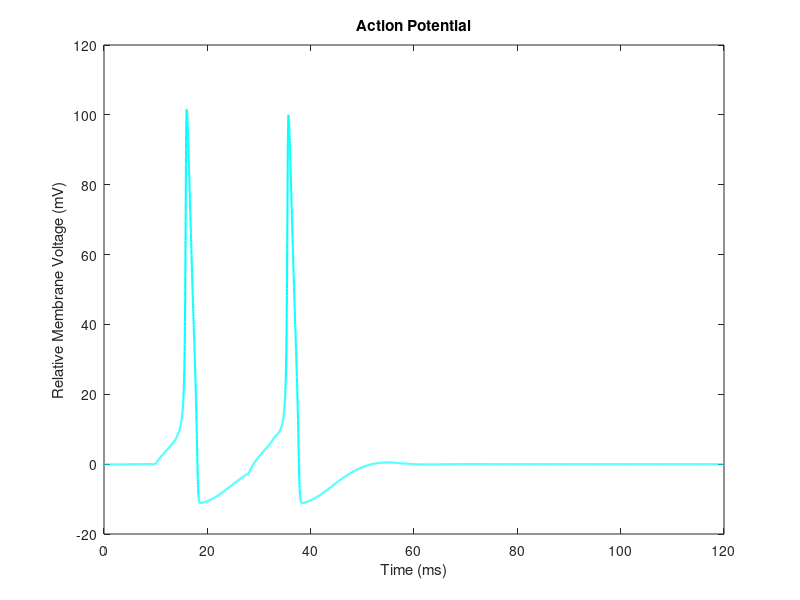
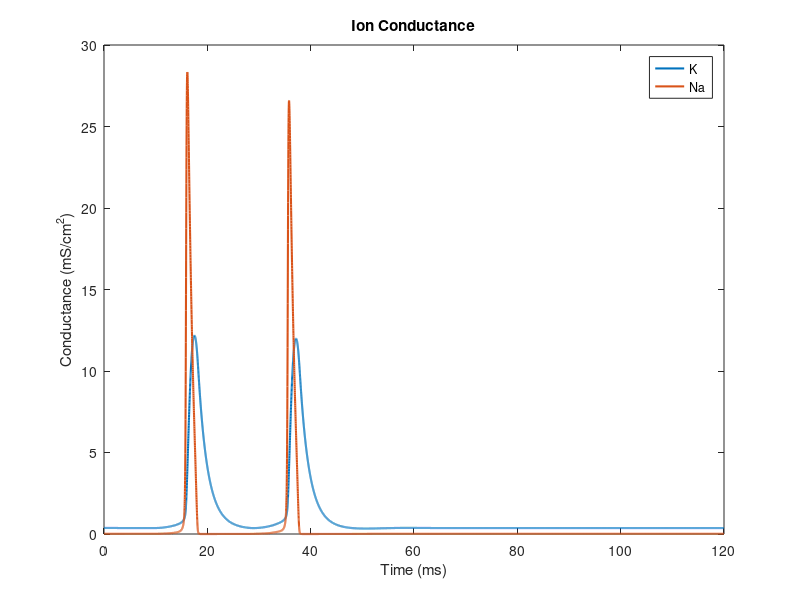
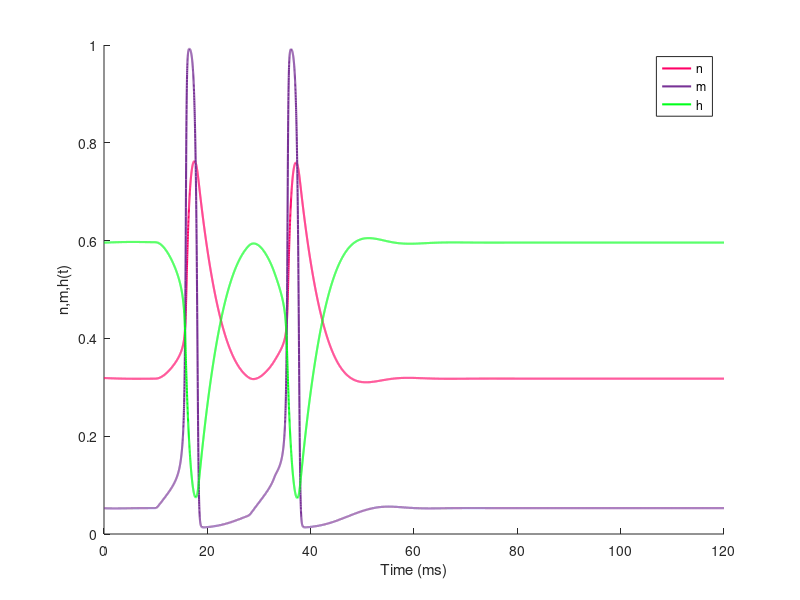

MATLAB code for these plots, in order:
 %% Hodgkin-Huxley model using Euler's method

%This script allows up to two current pulses to be injected into the membrane to excite a response. The widths can be independently set, but the pulses cannot overlap. If pulse 2 is turned on before pulse 1 ends it replaces pulse 1.

%% Parameteres
clc
clear 
close all
%maximal conductances (mS/cm^2); 1=K, 2=Na, 3=leakage;
 g(1)=36; g(2)=120; g(3)=0.3;
 
% membrane capacitance is 1 uF/cm^2
 Cm=1;
 
% battery voltage (mV) relative to resting potential; 1=K, 2=Na; 3=lk
 E(1)=-12; E(2)=115; E(3)=10.613;
 

%% variable initialization
%I_ext is in microamps/cm^2
 I_ext=0; V=-10; x=zeros(1,3); x(3)=1; t_rec=0;
 

%% applied pulses parameters
t_final=120; % t_final sets the time span of the simulation
I_on1=2.5; % I_on1 is the amplitude of pulse 1 in microamps/square cm
I_on2=2.5; % I_on2 is the amplitude of pulse 2 in microamps/square cm
T1=10; T2=28;  %T1=on time for pulse 1, T2=on time for pulse 2
Tw1=5; Tw2=5;  % Tw1 is the width of pulse 1, Tw2 is the width of pulse 2
dt=0.01;  % time step for integration in milliseconds
  
% All times are in milliseconds. If T2>t_final the second pulse is not applied.

%% integration by Euler's method

% computations for t < 0 establish initial conditions at t = 0.

         for t=-30:dt:t_final
             if t==T1; I_ext=I_on1; end %turns on external current at t=T1
             if t==T1+Tw1; I_ext=0; end %turns off external current
             if t==T2; I_ext=I_on2; end %turns on second pulse
             if t==T2+Tw2; I_ext=0; end %turns off second pulse
     
         %alpha parameters in H-H model
         alpha(1)=(10-V)/(100*(exp((10-V)/10)-1));
         alpha(2)=(25-V)/(10*(exp((25-V)/10)-1));
         alpha(3)=0.07*exp(-V/20);
 
        %beta parameters in H-H model
         beta(1)=0.125*exp(-V/80);
         beta(2)=4*exp(-V/18);
         beta(3)=1/(exp((30-V)/10)+1);
 
         %time constants (msec) and asymptotic values
         tau=1./(alpha+beta);
         x_0=alpha.*tau;
    
        %Euler integration
        x=(1-dt./tau).*x + dt./tau.*x_0;
 
         %conductance calculations
        gnmh(1)=g(1)*x(1)^4;
        gnmh(2)=g(2)*x(2)^3*x(3);
        gnmh(3)=g(3);
 
       %membrane voltage update
        I=gnmh.*(V-E);
        V=V+(1/Cm)*dt*(I_ext-sum(I));
 
        %plotting records
       
       
        if t>=0
            t_rec=t_rec+1;
            x_axis(t_rec)=t;
            y_axis(t_rec)=V;
            G(t_rec,1)=gnmh(1); % GK
            G(t_rec,2)=gnmh(2); % GNa
            n(t_rec)=x(1);
            m(t_rec)=x(2);
            h(t_rec)=x(3);
        end
           end
        
 
plot(x_axis,y_axis,'c','linewidth',1.5); 
title('Action Potential')
xlabel('Time (ms)'); 
ylabel('Relative Membrane Voltage (mV)');
 

 figure;
 plot(x_axis,G,'linewidth',1.5);
 title('Ion Conductance')
 xlabel('Time (ms)');
 ylabel('Conductance (mS/cm^2)');
 legend('K','Na')
 
 figure;hold on;
 plot(x_axis,n,'color',[1 0 0.4],'Linewidth',1.5); 
 plot(x_axis,m,'color',[120 50 150]/255,'Linewidth',1.5);
 plot(x_axis,h,'color',[0 1 0.1],'Linewidth',1.5); xlabel('Time (ms)'); ylabel('n,m,h(t)');
 legend('n', 'm','h')

